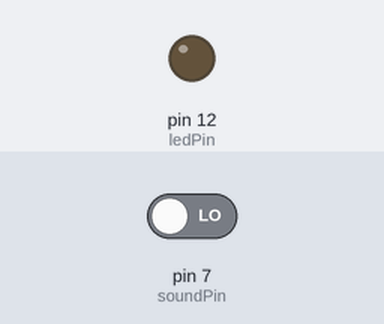
A sketch run on a simulated Arduino Uno, built with avr-gcc and run on an emulated ATmega328P. On the bench: output pins drawn as LEDs (lit = HIGH). The inputs (shaded band) are chosen by the test bench; at power-on: pin 7 (soundPin) LOW. What the sketch prints to the serial monitor is not drawn.

Above: at 1.2 s.
1.3 s: pin 7 (soundPin) driven HIGH
At 2.5 s:
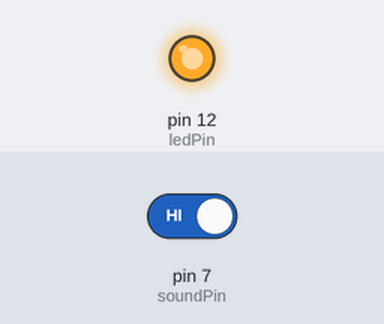
2.8 s: pin 7 (soundPin) driven LOW
At 3.8 s:
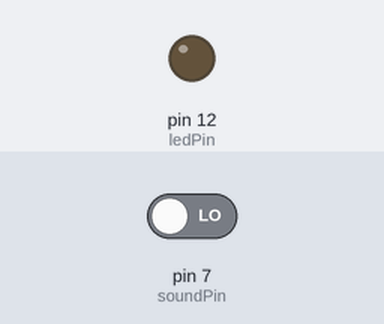
Timing chart, 0 to 5.8 s (numbered marks = the images above; inputs shaded):
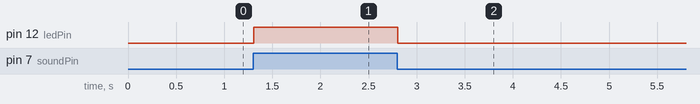

Measured:
- after the input at 1.3 s, pin 12 (ledPin): LOW → HIGH at once
- after the input at 2.8 s, pin 12 (ledPin): HIGH → LOW at once

The sketch:

clapperlight.ino
```cpp
//Project: Sound Sensor
//Function: You can see the value of sound intensity on Serial Monitor.
//When the volume reaches to a certain value, the LED will light up.
//**********************************************************************
const int ledPin = 12;    //LED attached to digital pin 12
const int soundPin = 7;   //Sound sensor attached to digital pin 7
int val = 0;              //the value of sound sensor
//*********************************************************************
void setup()
{
  pinMode(soundPin,INPUT);         //set soundPin as INPUT
  pinMode(ledPin,OUTPUT);          //set ledPin as OUTPUT
  Serial.begin(9600);              //initialize serial communications at 9600 bps
}

void loop()
{
  val = digitalRead(soundPin);      //read the value of sound sensor
  Serial.println(val);             //print the value of sound sensor on serial monitor
  if(val == HIGH)                   //if Sensor active than
  {
    digitalWrite(ledPin,HIGH);     //turn the LED on
  }
  else
  {
    digitalWrite(ledPin,LOW);      //turn the LED off
  }
}
```
